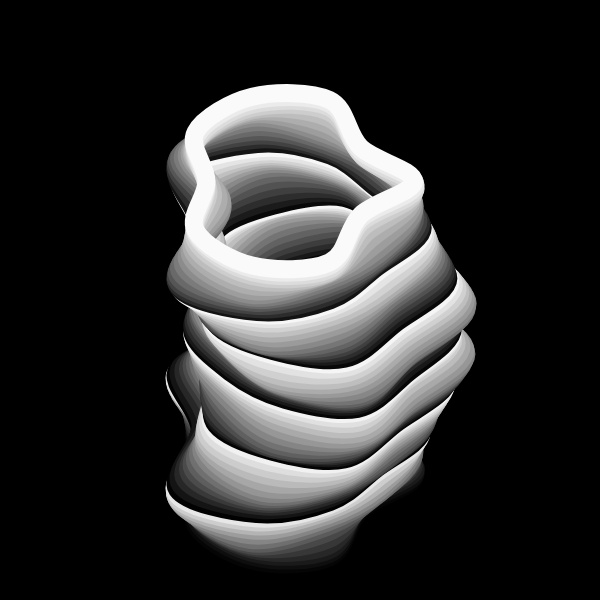
Frame 1 (no input)
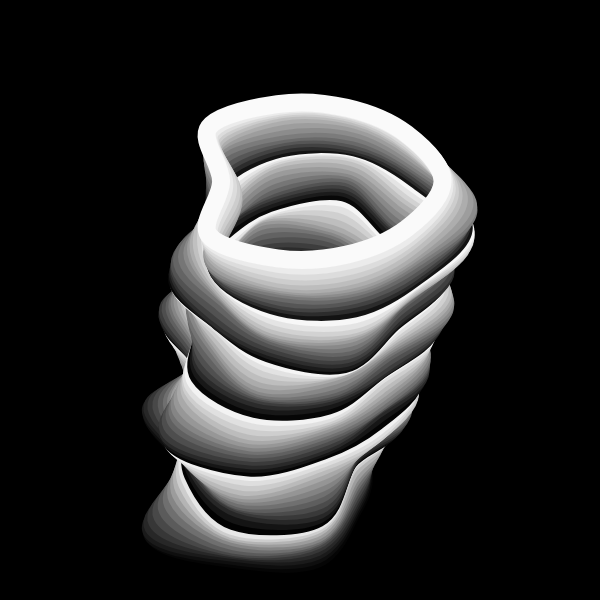
Frame 60 (no input)
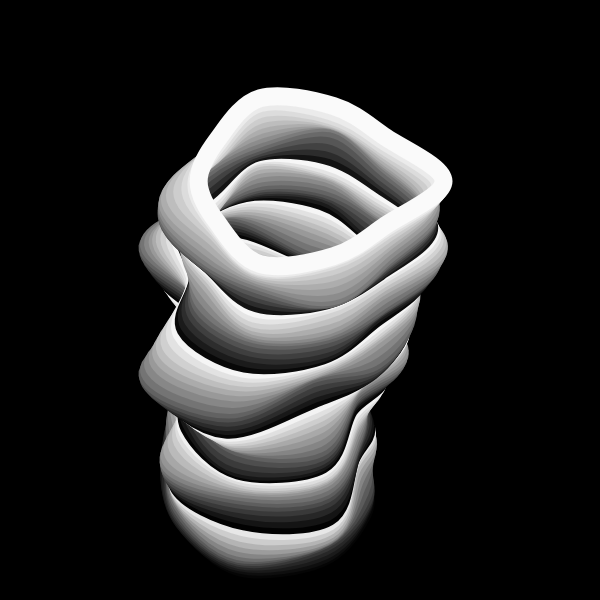
Frame 120 (the mouse pressed at the canvas centre since frame 60)

The p5.js sketch that drew these frames (run headless with seeded random() and noise() and a simulated clock; from frame 60 on, the mouse is pressed at the canvas centre):

// p5.js sketch
// ── sketch.js
function setup() {
  createCanvas(600, 600);
  background(100);
}

function draw() {
  background(0);
  let angleStep = TAU/10;
  let baseRadius = width*0.2;
  let noiseScale = 1;
  let hei = height*0.5;
  let strokeW = baseRadius*0.15;
  noFill();
  strokeWeight(strokeW);
  push();
  translate(width/2,height*0.55);
  
  for(let yoff = hei/2; yoff >= -hei/2; yoff-=strokeW/5)
  {
    let colorRatio = map(yoff,hei/2,-hei/2,0,6);
    let coli = int(colorRatio);
    colorRatio = colorRatio%1;
    if(coli == 0)colorRatio=pow(colorRatio,1.5);
    if(coli == 5)colorRatio=pow(colorRatio,0.8);
    let col = lerpColor(color(0), color(255),colorRatio);
    stroke(col, 20);
    beginShape();
    for(let angle = 0 ; angle < TAU+angleStep*3; angle+=angleStep){
      let centerOff = noise((frameCount/50+yoff/100)*0.3)-0.5;
      let x = cos(angle)+centerOff;
      let y = sin(angle);
      let nv = noise((x+10)*noiseScale,y*noiseScale,(yoff*noiseScale + frameCount)/100);
      let radius = baseRadius*(1+map(nv,0,1,-0.8,0.8));
      curveVertex(x*radius,y*radius*0.7+yoff);
    }
    endShape();
  }
  pop();
  
}
